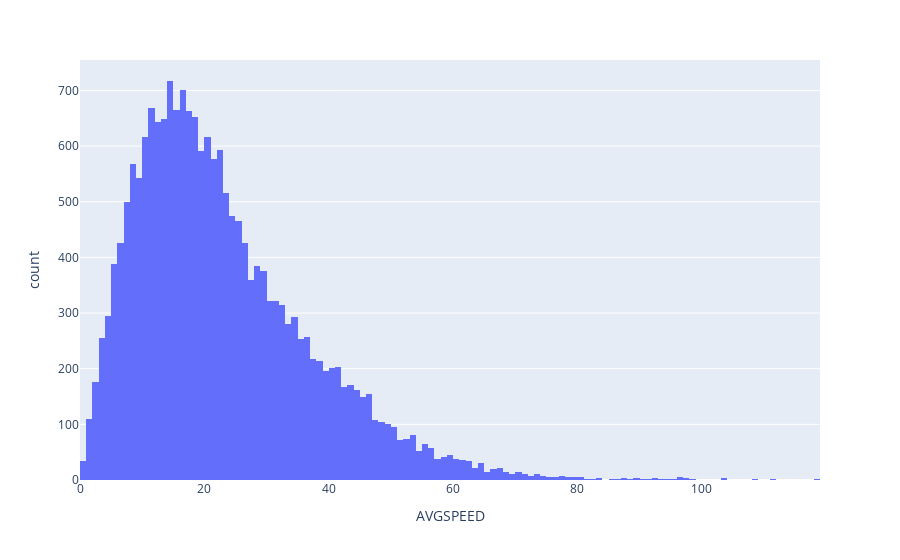

Notebook code cell kept with this figure:
### Markdown cell above
## Data exploration

### Code cell
fig = px.histogram(data_NHTS, x='AVGSPEED', 
                #    histnorm='probability density'
                   )

fig.show()

### Figure 1 — Plotly figure (JSON) as saved in the notebook; plotly's stock layout.template omitted (floating-point values rounded to 4 significant figures; data arrays with more than 128 entries replaced by an {"elided": "..."} marker saying what was removed)
{"data": [{"alignmentgroup": "True", "bingroup": "x", "hovertemplate": "AVGSPEED=%{x}<br>count=%{y}<extra></extra>", "legendgroup": "", "marker": {"color": "#636efa", "pattern": {"shape": ""}}, "name": "", "offsetgroup": "", "orientation": "v", "showlegend": false, "type": "histogram", "x": {"elided": "19821 float values"}, "xaxis": "x", "yaxis": "y"}], "layout": {"barmode": "relative", "legend": {"tracegroupgap": 0}, "margin": {"t": 60}, "xaxis": {"anchor": "y", "domain": [0, 1], "title": {"text": "AVGSPEED"}}, "yaxis": {"anchor": "x", "domain": [0, 1], "title": {"text": "count"}}}}
